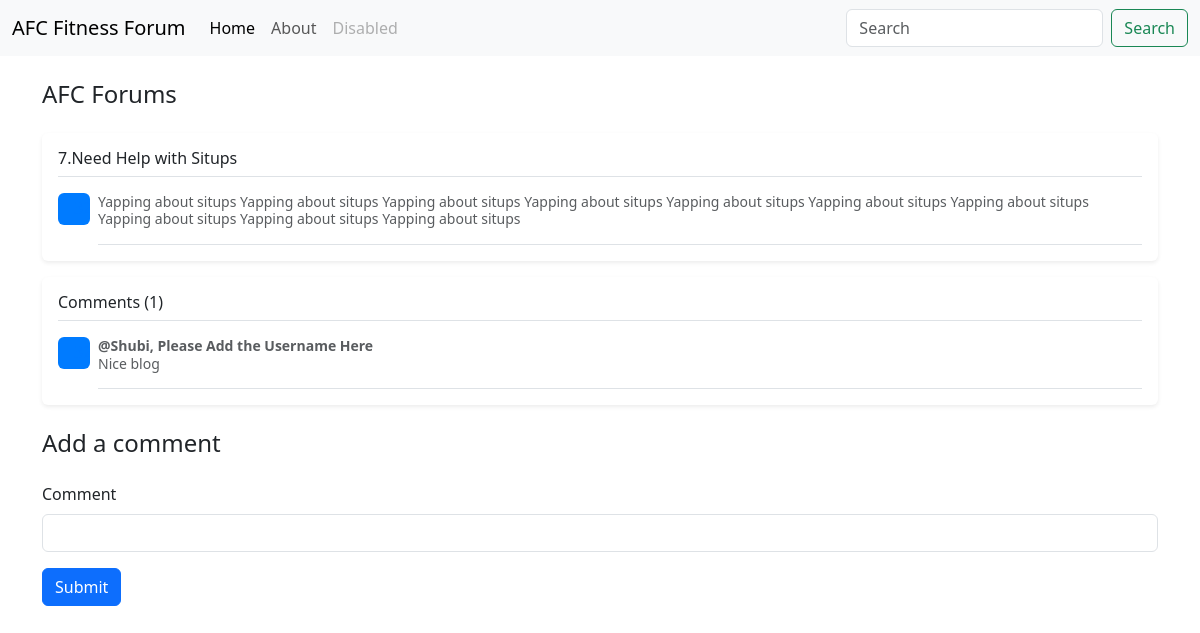
The page /topic/7 on the database its author committed.
### main.py (models this page shows)
class Topic(db.Model):
    id = db.Column(db.Integer, primary_key=True)
    title = db.Column(db.String, unique=True, nullable=False)
    description = db.Column(db.String)

class Comment(db.Model):
    id = db.Column(db.Integer, primary_key=True)
    text = db.Column(db.String, unique=True, nullable=False)
    topicId = db.Column(db.String)

### main.py (the view, shortened to what this page needs)
@app.route("/topic/<int:id>", methods=["GET", "POST"])
def topic(id):
    topic = db.get_or_404(Topic, id)
    comments = Comment.query.filter_by(topicId=id).all()
    return render_template("forumpost.html", topic=topic, comments=comments )

### templates/forumpost.html (shortened to what this page needs)
<!doctype html>
<html lang="en">
  <head>
    <link href="https://cdn.jsdelivr.net/npm/bootstrap@5.3.3/dist/css/bootstrap.min.css" rel="stylesheet">
  </head>
  <body>
    <nav class="navbar navbar-expand-lg bg-body-tertiary">
        <div class="container-fluid">
          <a class="navbar-brand" href="/">AFC Fitness Forum</a>
          <div class="collapse navbar-collapse" id="navbarSupportedContent">
            <ul class="navbar-nav me-auto mb-2 mb-lg-0">
              <li class="nav-item">
                <a class="nav-link active" aria-current="page" href="/">Home</a>
              </li>
              <li class="nav-item">
                <a class="nav-link" href="#">About</a>
              </li>
              <li class="nav-item">
                <a class="nav-link disabled" aria-disabled="true">Disabled</a>
              </li>
            </ul>
            <form class="d-flex" role="search">
              <input class="form-control me-2" type="search" placeholder="Search" aria-label="Search">
              <button class="btn btn-outline-success" type="submit">Search</button>
            </form>
          </div>
        </div>
      </nav>
      <div class="container">
          <h1 class="my-4 fs-4 text">AFC Forums</h1>
          <div class="my-3 p-3 bg-body rounded shadow-sm">
            <h6 class="border-bottom pb-2 mb-0">{{topic.id}}.{{topic.title}}</h6>
            <div class="d-flex text-body-secondary pt-3">
                <svg class="bd-placeholder-img flex-shrink-0 me-2 rounded" width="32" height="32" xmlns="http://www.w3.org/2000/svg" role="img" aria-label="Placeholder: 32x32" preserveAspectRatio="xMidYMid slice" focusable="false"><title>Placeholder</title><rect width="100%" height="100%" fill="#007bff"></rect><text x="50%" y="50%" fill="#007bff" dy=".3em">32x32</text></svg>
                <p class="pb-3 mb-0 small lh-sm border-bottom">
                    {{topic.description}}
                </p>
            </div>
        </div>
        <div class="my-3 p-3 bg-body rounded shadow-sm">
            <h6 class="border-bottom pb-2 mb-0">Comments ({{comments|length}})</h6>
            {% for comment in comments %}
            <div class="d-flex text-body-secondary pt-3">
              <svg class="bd-placeholder-img flex-shrink-0 me-2 rounded" width="32" height="32" xmlns="http://www.w3.org/2000/svg" role="img" aria-label="Placeholder: 32x32" preserveAspectRatio="xMidYMid slice" focusable="false"><title>Placeholder</title><rect width="100%" height="100%" fill="#007bff"></rect><text x="50%" y="50%" fill="#007bff" dy=".3em">32x32</text></svg>
              <div class="pb-3 mb-0 small lh-sm border-bottom w-100">
                <div class="d-flex justify-content-between">
                  <strong class="text-gray-dark">@Shubi, Please Add the Username Here</strong>
                </div>
                <span class="d-block">{{comment.text}}</span>
              </div>
            </div>
            {% endfor %}
        </div>
        <h1 class="fs-4 text my-4">Add a comment</h1>
        <form accept="/topic/{{topic.id}}" method="post">
            <div class="mb-3">
              <label for="title" class="form-label">Comment</label>
              <input type="text" name="comment" class="form-control" id="comment" aria-describedby="emailHelp">
            </div>
            <button type="submit" class="btn btn-primary">Submit</button>
          </form>
      </div>
  </body>
</html>

### rows shown on the page
Topic: id "7", title "Need Help with Situps", description "Yapping about situps Yapping about situps Yapping about situps Yapping about situps Yapping about situps Yapping about situps Yapping about situps Yapping about situps Yapping about situps Yapping about situps"
Comment: text "Nice blog"

### other values the page prints
{{ comments|length }} "1"
